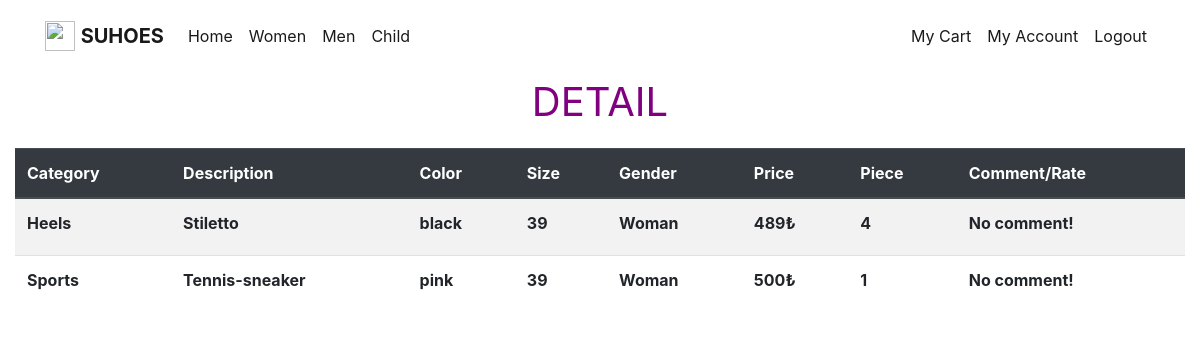
The page /order_product.php?row_order_id=1 on the database its author committed.
### tables this page shows
CREATE TABLE `orders` (
  `order_id` int(11) NOT NULL,
  `customer_id` int(11) DEFAULT NULL,
  `basket_id` int(11) NOT NULL,
  `status` char(20) DEFAULT NULL,
  `date` date NOT NULL,
  `destination` varchar(200) DEFAULT NULL,
  `Recipient` varchar(40) NOT NULL
);

CREATE TABLE `products` (
  `product_id` int(11) NOT NULL,
  `category` char(30) NOT NULL,
  `price` int(11) NOT NULL,
  `description` char(50) NOT NULL,
  `stock` int(11) NOT NULL,
  `color` char(20) NOT NULL,
  `size` int(11) NOT NULL,
  `gender` char(10) NOT NULL
);

CREATE TABLE `includes` (
  `basket_id` int(11) NOT NULL,
  `product_id` int(11) NOT NULL,
  `piece` int(11) NOT NULL
);

### order_product.php (the view, shortened to what this page needs)
<?php
	 include "config.php";
	?>
<!doctype html>
<html lang="en">
	<head>
		<link rel="stylesheet" href="https://stackpath.bootstrapcdn.com/bootstrap/4.3.1/css/bootstrap.min.css">
	</head>
	<body>
		<nav class="navbar navbar-expand-lg navbar-light dg-light">
			<div class="container">
				<a href="table.php" class="navbar-brand">
					<img src="heels.jpg" width="30" height="30" alt="" class="d-inline-block align-top">
					<b> SUHOES</b>
				</a>
				<div class="collapse navbar-collapse" id="navbarNav">
					<ul class="navbar-nav mr-auto" >
						<li class="nav-item active"><a class="nav-link" href="table.php">Home</a></li>
						<li class="nav-item active"><a class="nav-link" href="women.php">Women</a></li>
						<li class="nav-item active"><a class="nav-link" href="men.php">Men</a></li>
						<li class="nav-item active"><a class="nav-link" href="child.php">Child</a></li>
					</ul>
					<span class="navbar-text">
						<ul  class="navbar-nav mr-auto">
							<li class="nav-item active"><a class="nav-link" href="my_cart.php">My Cart</a></li>
							<li class="nav-item active"><a class="nav-link" href="my_account.php">My Account</a></li>
							<li class="nav-item active"><a class="nav-link" href="logout.php">Logout</a></li>
						</ul>
					</span>
				</div>
			</div>
		</nav>
		<div class="col-lg-12" >
				<p class="lead" style="text-align:center ; color:purple; font-size:40px" ><b>DETAIL</b></p>
				<table class="table table-striped table-hover">
					<thead class="thead-dark">
						<tr>
							<th scope="col" >Category</th>
							<th scope="col" >Description</th>
							<th scope="col" >Color</th>
							<th scope="col" >Size</th>
							<th scope="col" >Gender</th>
							<th scope="col" >Price</th>
							<th scope="col" >Piece</th>
							<th scope="col" >Comment/Rate</th>
						</tr>
					</thead>
					<tbody>
					<?php
						$row_order_id = $_GET["row_order_id"];
						$sql = "SELECT * FROM orders o, products p, includes i WHERE o.order_id= $row_order_id and i.basket_id=o.basket_id and p.product_id = i.product_id ;";
						$result = mysqli_query($db, $sql);
						while($row = mysqli_fetch_assoc($result))
						{
							$my_id = $row["product_id"];
							$my_categ = $row["category"];
							$my_desc = $row["description"];
							$my_color = $row["color"];
							$my_size = $row["size"];
							$my_gender = $row["gender"];
							$my_price= $row["price"];
							$my_piece= $row["piece"];
							$my_status= $row["status"];
							echo "<tr>" . "<th>" . $my_categ . "</th>".
								"<th>" . $my_desc . "</th>".
								"<th>" . $my_color . "</th>".
								"<th>" . $my_size . "</th>".
								"<th>" . $my_gender . "</th>".
								"<th>" . $my_price ."₺". "</th>" .
								"<th>" . $my_piece . "</th>" ;
							if($my_status != 'Canceled')
							{
								echo"<th>".
								'<button type="submit" id="add" class="text-light btn btn-success" name="add" type="btn-primary">
								<a id="pressed" style="color:white" href="comment.php?product_id='.$my_id.'">Make Comment</a> </button>'
								. "</th>" .	"<th>" .
								"</th>" ;
							}
							else
							{
								echo"<th>".
								'<label for="comment">No comment!</label>' ;
								echo"</th>";
							}
							echo "</tr>";
						}
					?>
					</tbody>
				</table>
		</div>
	</body>
</html>

### rows shown on the page
orders: products.category "Heels", products.description "Stiletto", products.color "black", products.size "39", products.gender "Woman", products.price "489", includes.piece "4", status "No comment!", products.category "Sports", products.description "Tennis-sneaker", products.color "pink", products.price "500", includes.piece "1"
